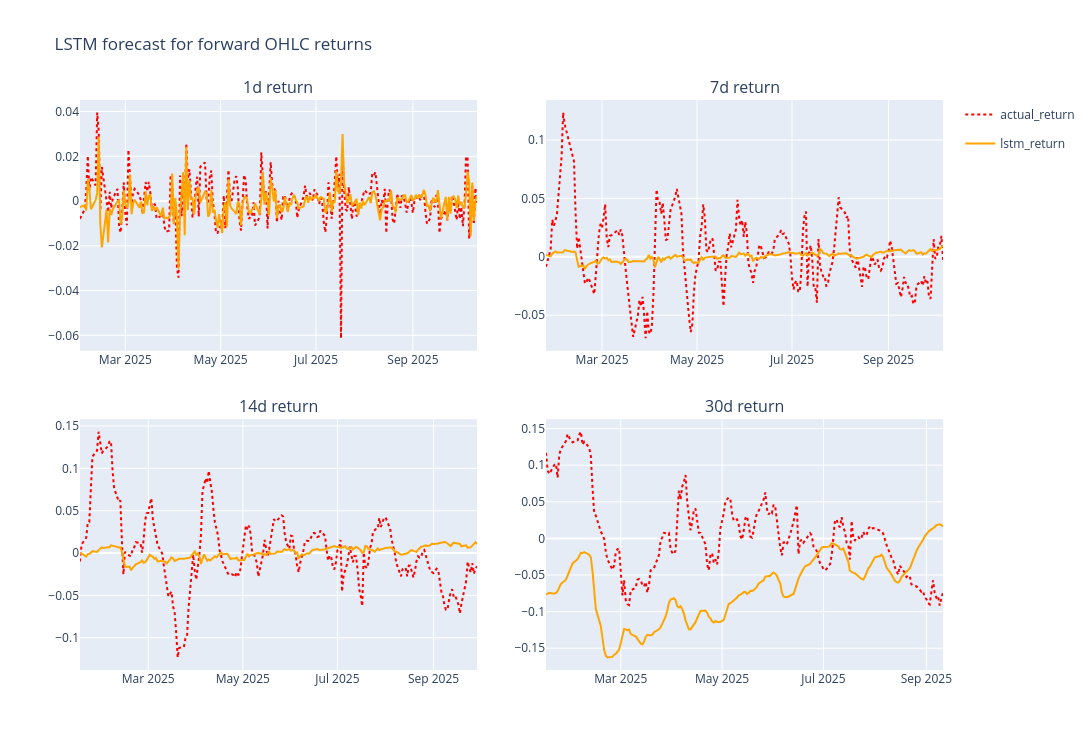

Here is the notebook cell this chart was saved with:
### Markdown cell above
## Return Forecast Plots

### Code cell
fig_return = make_subplots(
    rows=2,
    cols=2,
    subplot_titles=[f"{horizon}d return" for horizon in horizon_config],
    horizontal_spacing=0.08,
    vertical_spacing=0.12,
)

for plot_idx, horizon in enumerate(horizon_config, start=1):
    data = lstm_return_datasets[horizon]
    row = (plot_idx - 1) // 2 + 1
    col = (plot_idx - 1) % 2 + 1

    fig_return.add_trace(
        go.Scatter(
            x=data["ts_test"],
            y=data["y_test_return"],
            mode="lines",
            name="actual_return",
            legendgroup="actual_return",
            showlegend=(plot_idx == 1),
            line=dict(color="red", dash="dot"),
        ),
        row=row,
        col=col,
    )
    fig_return.add_trace(
        go.Scatter(
            x=lstm_return_predictions[horizon].index,
            y=lstm_return_predictions[horizon].values,
            mode="lines",
            name="lstm_return",
            legendgroup="lstm_return",
            showlegend=(plot_idx == 1),
            line=dict(color="orange"),
        ),
        row=row,
        col=col,
    )

fig_return.update_layout(
    width=1100,
    height=750,
    title="LSTM forecast for forward OHLC returns",
)
fig_return.show()

### Figure 1 — Plotly figure (JSON) as saved in the notebook; plotly's stock layout.template omitted (floating-point values rounded to 4 significant figures; data arrays with more than 128 entries replaced by an {"elided": "..."} marker saying what was removed)
{"data": [{"legendgroup": "actual_return", "line": {"color": "red", "dash": "dot"}, "mode": "lines", "name": "actual_return", "showlegend": true, "type": "scatter", "x": {"elided": "228 str values"}, "xaxis": "x", "y": {"elided": "228 float values"}, "yaxis": "y"}, {"legendgroup": "lstm_return", "line": {"color": "orange"}, "mode": "lines", "name": "lstm_return", "showlegend": true, "type": "scatter", "x": {"elided": "228 str values"}, "xaxis": "x", "y": {"elided": "228 float values"}, "yaxis": "y"}, {"legendgroup": "actual_return", "line": {"color": "red", "dash": "dot"}, "mode": "lines", "name": "actual_return", "showlegend": false, "type": "scatter", "x": {"elided": "227 str values"}, "xaxis": "x2", "y": {"elided": "227 float values"}, "yaxis": "y2"}, {"legendgroup": "lstm_return", "line": {"color": "orange"}, "mode": "lines", "name": "lstm_return", "showlegend": false, "type": "scatter", "x": {"elided": "227 str values"}, "xaxis": "x2", "y": {"elided": "227 float values"}, "yaxis": "y2"}, {"legendgroup": "actual_return", "line": {"color": "red", "dash": "dot"}, "mode": "lines", "name": "actual_return", "showlegend": false, "type": "scatter", "x": {"elided": "226 str values"}, "xaxis": "x3", "y": {"elided": "226 float values"}, "yaxis": "y3"}, {"legendgroup": "lstm_return", "line": {"color": "orange"}, "mode": "lines", "name": "lstm_return", "showlegend": false, "type": "scatter", "x": {"elided": "226 str values"}, "xaxis": "x3", "y": {"elided": "226 float values"}, "yaxis": "y3"}, {"legendgroup": "actual_return", "line": {"color": "red", "dash": "dot"}, "mode": "lines", "name": "actual_return", "showlegend": false, "type": "scatter", "x": {"elided": "211 str values"}, "xaxis": "x4", "y": {"elided": "211 float values"}, "yaxis": "y4"}, {"legendgroup": "lstm_return", "line": {"color": "orange"}, "mode": "lines", "name": "lstm_return", "showlegend": false, "type": "scatter", "x": {"elided": "211 str values"}, "xaxis": "x4", "y": {"elided": "211 float values"}, "yaxis": "y4"}], "layout": {"annotations": [{"font": {"size": 16}, "showarrow": false, "text": "1d return", "x": 0.23, "xanchor": "center", "xref": "paper", "y": 1, "yanchor": "bottom", "yref": "paper"}, {"font": {"size": 16}, "showarrow": false, "text": "7d return", "x": 0.77, "xanchor": "center", "xref": "paper", "y": 1, "yanchor": "bottom", "yref": "paper"}, {"font": {"size": 16}, "showarrow": false, "text": "14d return", "x": 0.23, "xanchor": "center", "xref": "paper", "y": 0.44, "yanchor": "bottom", "yref": "paper"}, {"font": {"size": 16}, "showarrow": false, "text": "30d return", "x": 0.77, "xanchor": "center", "xref": "paper", "y": 0.44, "yanchor": "bottom", "yref": "paper"}], "height": 750, "title": {"text": "LSTM forecast for forward OHLC returns"}, "width": 1100, "xaxis": {"anchor": "y", "domain": [0, 0.46]}, "xaxis2": {"anchor": "y2", "domain": [0.54, 1]}, "xaxis3": {"anchor": "y3", "domain": [0, 0.46]}, "xaxis4": {"anchor": "y4", "domain": [0.54, 1]}, "yaxis": {"anchor": "x", "domain": [0.56, 1]}, "yaxis2": {"anchor": "x2", "domain": [0.56, 1]}, "yaxis3": {"anchor": "x3", "domain": [0, 0.44]}, "yaxis4": {"anchor": "x4", "domain": [0, 0.44]}}}
